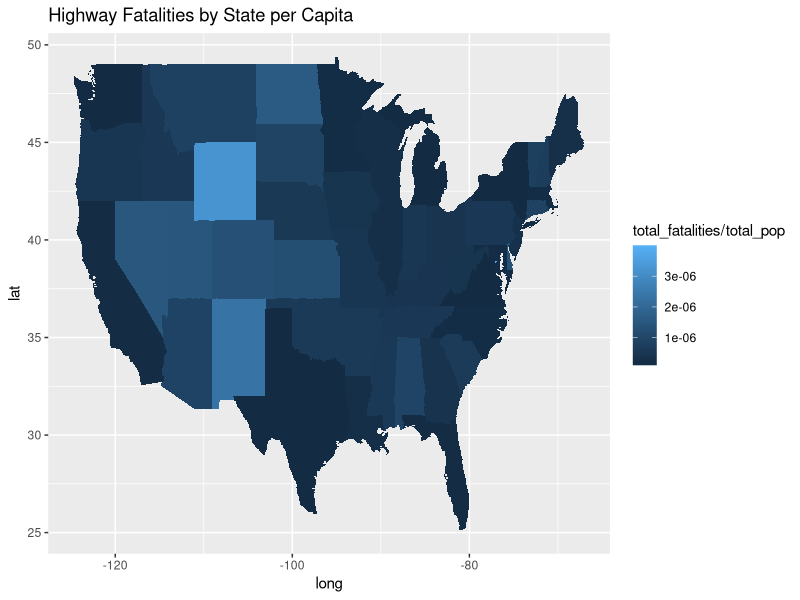
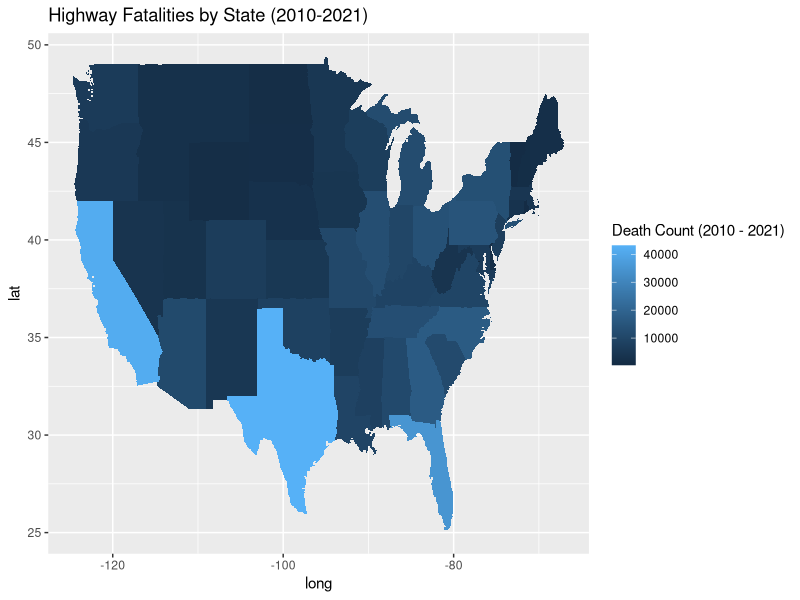
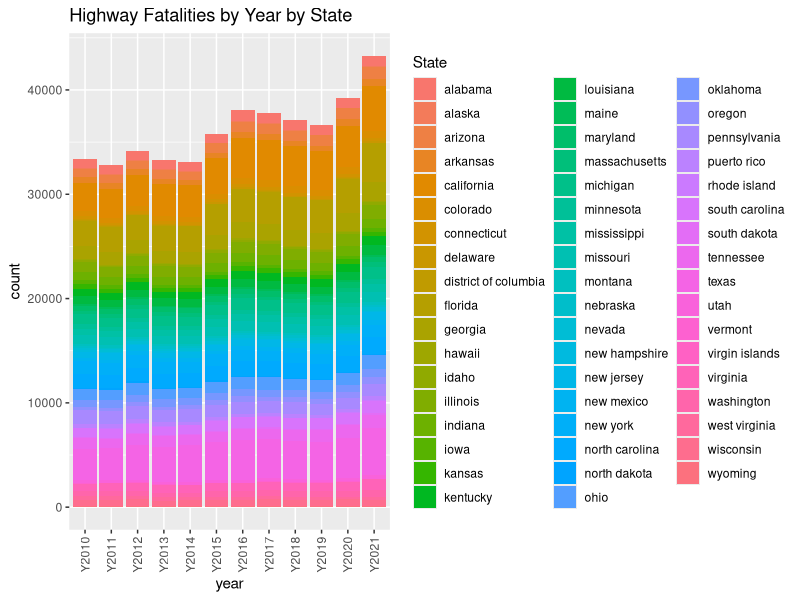
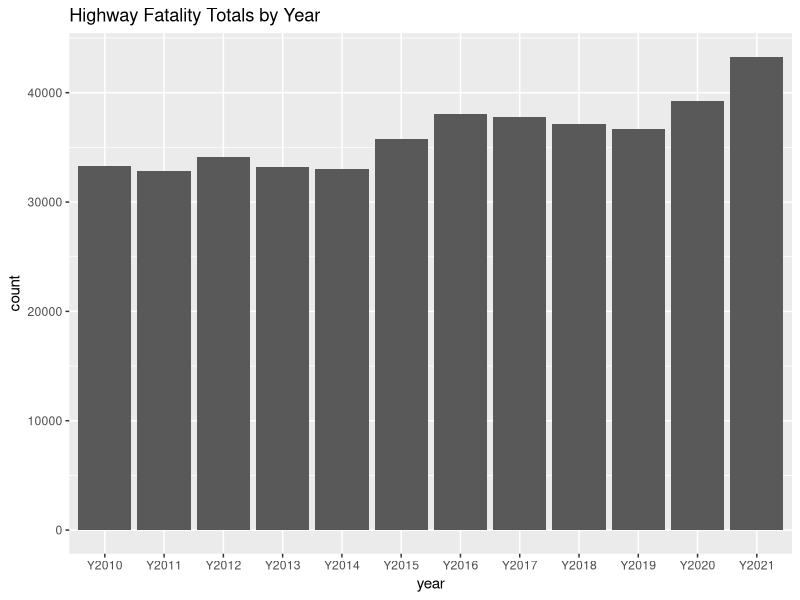
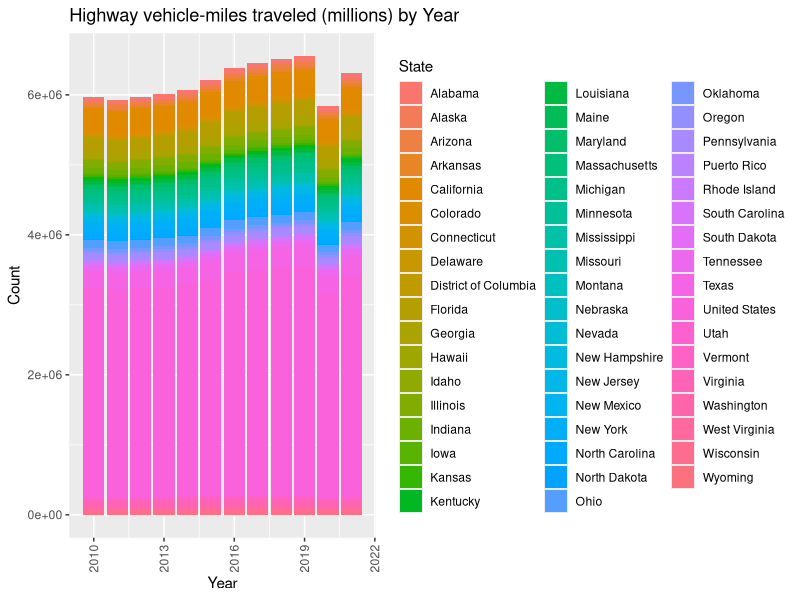
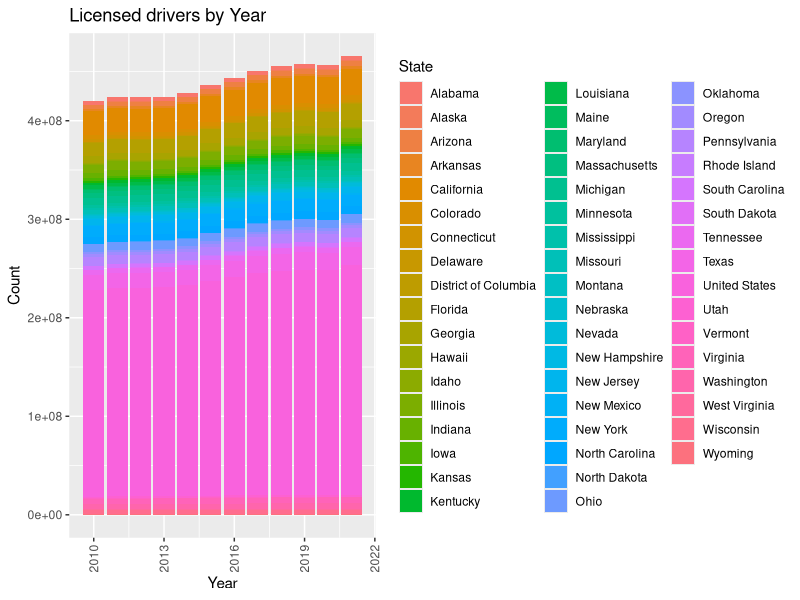
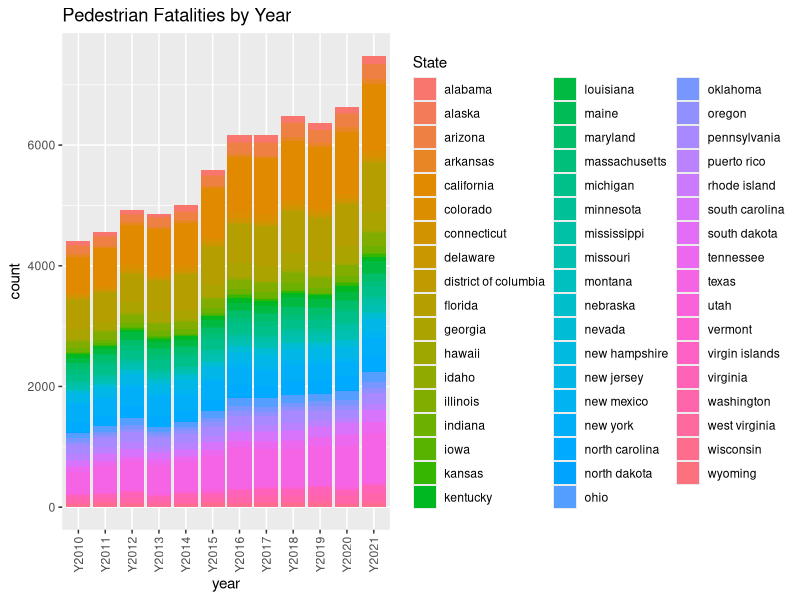
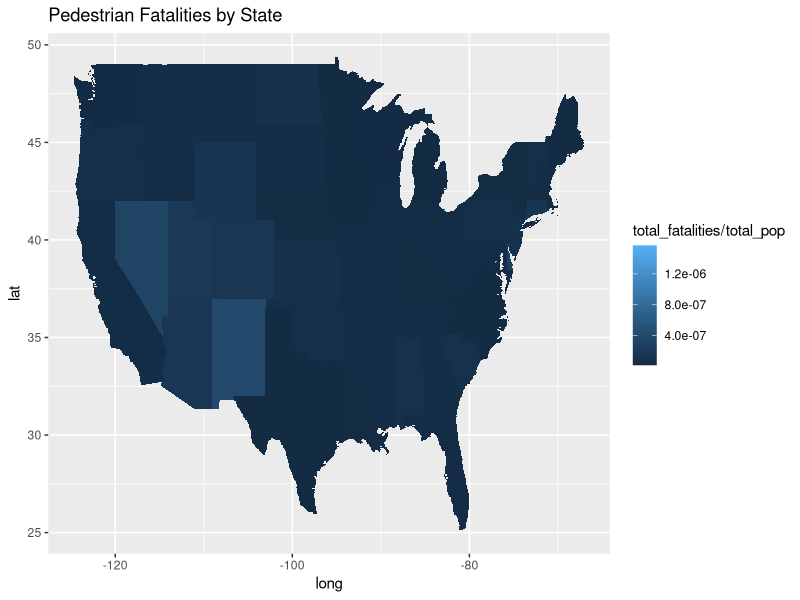

Write the R code that produced these figures, in order.
## ---- chunk 1
knitr::opts_chunk$set(echo = TRUE)
library(tidyverse)
library(dplyr)
## ---- chunk 2
# Datasets being used
hw <- read.csv("hw_fatal.csv")
head(hw)
## ---- chunk 3
# information about data set
summary(hw)
## ---- chunk 4
statePop <- read.csv("state_populations_2010-2021.csv", col.names = c("State", "Y2010","Y2011","Y2012","Y2013","Y2014","Y2015","Y2016","Y2017","Y2018","Y2019","Y2020","Y2021"))
head(statePop)
## ---- chunk 5
# information about dataset
summary(statePop)
## ---- chunk 6

hw_travel <- read.csv("vehicles_traveled_licensed_drivers_2010_2021.csv", col.names = c("State", "Type", "Year", "Count"))
head(hw_travel)
## ---- chunk 7
# information about dataset
summary(hw_travel)
## ---- chunk 8
# Cleaning data

## Fixing empty column name for Fatality Type, and making year column names start with a character
hw <-  read.csv("hw_fatal.csv", col.names = c("State","FatalityType","Y2010","Y2011","Y2012","Y2013","Y2014","Y2015","Y2016","Y2017","Y2018","Y2019","Y2020","Y2021","TotalFatalities"))

## Creating a seocnd dataset where there the whole country collectively is not included (just states and territories individually)
states <- hw %>% filter(State != "United States")
states$State <- tolower(states$State) # making joining with the map easier later on
## ---- chunk 9
head(states)

## Parse the fatality by year as a number, and not a character.
states <- states %>%
    mutate (
        Y2010 = parse_number(Y2010),
        Y2011 = parse_number(Y2011),
        Y2012 = parse_number(Y2012),
        Y2013 = parse_number(Y2013),
        Y2014 = parse_number(Y2014),
        Y2015 = parse_number(Y2015),
        Y2016 = parse_number(Y2016),
        Y2017 = parse_number(Y2017),
        Y2018 = parse_number(Y2018),
        Y2019 = parse_number(Y2019),
        Y2020 = parse_number(Y2020),
        Y2021 = parse_number(Y2021),
        TotalFatalities = parse_number(TotalFatalities)
    )
## ---- chunk 10
# information about data set
summary(states)
## ---- chunk 11
# Aadhi

# Initializing maps
state_map <- map_data("state")

colnames(state_map)[5] <- "State"   # making join easier

states_year <- states %>%        # Organizing by year and the count a numeric to plot
  pivot_longer(cols = Y2010:Y2021, 
               names_to = "year", 
               values_to = "count") %>% 
  mutate(`count` = as.numeric(`count`))

states_pops <- statePop %>%        # Organizing by year and the count a numeric to plot
  pivot_longer(cols = Y2010:Y2021, 
               names_to = "year", 
               values_to = "population") %>% 
  mutate(`population` = as.numeric(`population`))


states_pops$State <- tolower(states_pops$State)

temp_states_old <- left_join(state_map, states_year, by = "State") # making df to plot
temp_states <- left_join(temp_states_old, states_pops, by = c("State", "year"))

# Roba
## Construct map of fatalality by year

state_map_year <- states %>% 
  pivot_longer(cols = Y2010:Y2021, 
               names_to = "year", 
               values_to = "count") %>% 
  mutate(`count` = as.numeric(`count`))

## ---- chunk 12

## Construct map of fatalality by state (Roba)

states$region <- tolower(states$State)
state_map2 <- map_data("state")
state_map2 <- states %>% left_join(state_map2, by="region")
head(state_map2)
## ---- chunk 13
# Overall highway fatalities by year and state
temp_states %>%
  filter(FatalityType == "Highway Fatalities") %>% 
  mutate(total_pop = sum(population), .by = State) %>%
  mutate(total_fatalities = TotalFatalities, .by = State) %>% 
  ggplot(aes(x = long, y = lat)) + 
  geom_polygon(aes(group = group, fill = total_fatalities / total_pop)) + 
  ggtitle("Highway Fatalities by State per Capita")

state_map2 %>% filter(FatalityType == "Highway Fatalities") %>% 
    mutate(total_fatalities = TotalFatalities, .by = State) %>%   
    ggplot(aes(x = long, y = lat)) + 
    geom_polygon(aes(group=group, fill = total_fatalities)) +
    scale_fill_continuous(name = "Death Count (2010 - 2021)") +
    ggtitle("Highway Fatalities by State (2010-2021)")

states_year %>% 
  filter(FatalityType == "Highway Fatalities") %>% 
  ggplot(aes(x = year, y = count, fill = State)) + 
  geom_col(space=1) + 
  ggtitle("Highway Fatalities by Year by State") +
  theme(axis.text.x = element_text(angle = 90, vjust = 0.5, hjust=1))

state_map_year %>% 
  filter(FatalityType == "Highway Fatalities") %>% 
  ggplot(aes(x = year, y = count)) + 
  geom_col() + 
  ggtitle("Highway Fatality Totals by Year")

## ---- chunk 14

# Show the number of combined highway vehicle miles traveled each year (2010-2021)
hw_travel %>% 
  filter(Type == "Highway vehicle-miles traveled (millions)") %>% 
  ggplot(aes(x = Year, y = Count, fill = State)) + 
  geom_col() + 
  ggtitle("Highway vehicle-miles traveled (millions) by Year") +
  theme(axis.text.x = element_text(angle = 90, vjust = 0.5, hjust=1)) 

# Show the number of total licensed drivers in the US by year
hw_travel %>% 
  filter(Type == "Licensed drivers") %>% 
  ggplot(aes(x = Year, y = Count, fill = State)) + 
  geom_col() + 
  ggtitle("Licensed drivers by Year") +
  theme(axis.text.x = element_text(angle = 90, vjust = 0.5, hjust=1)) 

## ---- chunk 15
# Aadhi

# Pedestrian Fatalities by Year
states_year %>% 
  filter(FatalityType == "Pedestrian Fatalities") %>% 
  ggplot(aes(x = year, y = count, fill = State)) + 
  geom_col() + 
  ggtitle("Pedestrian Fatalities by Year") +
  theme(axis.text.x = element_text(angle = 90, vjust = 0.5, hjust=1))

# Pedestrian Fatalities by State
temp_states %>% 
  filter(FatalityType == "Pedestrian Fatalities") %>% 
   mutate(total_pop = sum(population), .by = State) %>%
  mutate(total_fatalities = TotalFatalities, .by = State) %>% 
  ggplot(aes(x = long, y = lat)) + 
  geom_polygon(aes(group = group, fill = total_fatalities / total_pop)) + 
  ggtitle("Pedestrian Fatalities by State")

# Pedestrian Fatalities by State per capita
temp_states %>% 
  filter(FatalityType == "Pedestrian Fatalities") %>% 
  mutate(total_fatalities = TotalFatalities, .by = State) %>% 
  ggplot(aes(x = long, y = lat)) + 
  geom_polygon(aes(group = group, fill = total_fatalities)) + 
  ggtitle("Pedestrian Fatalities by State")



# Other Nonoccupant Fatalities by Year
states_year %>% 
  filter(FatalityType == "Other Nonoccupant Fatalities") %>% 
  ggplot(aes(x = year, y = count, fill = State)) + 
  geom_col() + 
  ggtitle("Other Nonoccupant Fatalities by Year") +
  theme(axis.text.x = element_text(angle = 90, vjust = 0.5, hjust=1))

# Other Nonoccupant Fatalities by State

temp_states %>% 
  filter(FatalityType == "Other Nonoccupant Fatalities") %>% 
  mutate(total_pop = sum(population), .by = State) %>%
  mutate(total_fatalities = TotalFatalities, .by = State) %>% 
  ggplot(aes(x = long, y = lat)) + 
  geom_polygon(aes(group = group, fill = total_fatalities / total_pop)) + 
  ggtitle("Other Nonoccupant Fatalities by State")

temp_states %>% 
  filter(FatalityType == "Other Nonoccupant Fatalities") %>% 
  mutate(total_fatalities = TotalFatalities, .by = State) %>% 
  ggplot(aes(x = long, y = lat)) + 
  geom_polygon(aes(group = group, fill = total_fatalities)) + 
  ggtitle("Other Nonoccupant Fatalities by State")

# Other Vehicle Fatalities by Year
states_year %>% 
  filter(FatalityType == "Other Vehicle Fatalities") %>% 
  ggplot(aes(x = year, y = count, fill = State)) + 
  geom_col() + 
  ggtitle("Other Vehicle Fatalities by Year") +
  theme(axis.text.x = element_text(angle = 90, vjust = 0.5, hjust=1))

# Other Vehicle Fatalities by State
temp_states %>% 
  filter(FatalityType == "Other Vehicle Fatalities") %>% 
  mutate(total_pop = sum(population), .by = State) %>%
  mutate(total_fatalities = TotalFatalities, .by = State) %>% 
  ggplot(aes(x = long, y = lat)) + 
  geom_polygon(aes(group = group, fill = total_fatalities / total_pop)) + 
  ggtitle("Other Vehicle Fatalities by State")

temp_states %>% 
  filter(FatalityType == "Other Vehicle Fatalities") %>% 
  mutate(total_fatalities = TotalFatalities, .by = State) %>% 
  ggplot(aes(x = long, y = lat)) + 
  geom_polygon(aes(group = group, fill = total_fatalities)) + 
  ggtitle("Other Vehicle Fatalities by State")
## ---- chunk 16
# Conor

# Pickup Truck Fatalities by Year (Conor)

states_year %>% 
  filter(FatalityType == "Pickup Truck Fatalities") %>% 
  ggplot(aes(x = year, y = count)) + 
  geom_col() + 
  ggtitle("Pickup Truck Fatalities by Year") +
  theme(axis.text.x = element_text(angle = 90, vjust = 0.5, hjust=1))
 
# Pickup Truck Fatalities by State (Conor)

temp_states %>% 
  filter(FatalityType == "Pickup Truck Fatalities") %>% 
  mutate(total_pop = sum(population), .by = State) %>%
  mutate(total_fatalities = TotalFatalities, .by = State) %>% 
  ggplot(aes(x = long, y = lat)) + 
  geom_polygon(aes(group = group, fill = total_fatalities / total_pop)) + 
  ggtitle("Pickup Truck Fatalities by State")

temp_states %>% 
  filter(FatalityType == "Pickup Truck Fatalities") %>% 
  mutate(total_fatalities = TotalFatalities, .by = State) %>% 
  ggplot(aes(x = long, y = lat)) + 
  geom_polygon(aes(group = group, fill = total_fatalities)) + 
  ggtitle("Pickup Truck Fatalities by State")

# Van Fatalities by Year (Conor)

states_year %>% 
  filter(FatalityType == "Van Fatalities") %>% 
  ggplot(aes(x = year, y = count)) + 
  geom_col() + 
  ggtitle("Van Fatalities by Year") +
  theme(axis.text.x = element_text(angle = 90, vjust = 0.5, hjust=1))

# Van Fatalities by State (Conor)

temp_states %>% 
  filter(FatalityType == "Van Fatalities") %>% 
  mutate(total_pop = sum(population), .by = State) %>%
  mutate(total_fatalities = TotalFatalities, .by = State) %>% 
  ggplot(aes(x = long, y = lat)) + 
  geom_polygon(aes(group = group, fill = total_fatalities / total_pop)) + 
  ggtitle("Van Fatalities by State")

temp_states %>% 
  filter(FatalityType == "Van Fatalities") %>% 
  mutate(total_fatalities = TotalFatalities, .by = State) %>% 
  ggplot(aes(x = long, y = lat)) + 
  geom_polygon(aes(group = group, fill = total_fatalities)) + 
  ggtitle("Van Fatalities by State")

# Other Light Truck Fatalities by Year (Conor)

states_year %>% 
  filter(FatalityType == "Other Light Truck Fatalities") %>% 
  ggplot(aes(x = year, y = count)) + 
  geom_col() + 
  ggtitle("Other Light Truck Fatalities by Year") +
  theme(axis.text.x = element_text(angle = 90, vjust = 0.5, hjust=1))

# Other Light Truck Fatalities by State (Conor)

temp_states %>% 
  filter(FatalityType == "Other Light Truck Fatalities") %>% 
  mutate(total_pop = sum(population), .by = State) %>% 
  mutate(total_fatalities = TotalFatalities, .by = State) %>% 
  ggplot(aes(x = long, y = lat)) + 
  geom_polygon(aes(group = group, fill = total_fatalities / total_pop)) + 
  ggtitle("Other Light Truck Fatalities by State")

temp_states %>% 
  filter(FatalityType == "Other Light Truck Fatalities") %>% 
  mutate(total_fatalities = TotalFatalities, .by = State) %>% 
  ggplot(aes(x = long, y = lat)) + 
  geom_polygon(aes(group = group, fill = total_fatalities)) + 
  ggtitle("Other Light Truck Fatalities by State")

# Motorcycle Fatalities by Year (Conor)

states_year %>% 
  filter(FatalityType == "Motorcycle Fatalities") %>% 
  ggplot(aes(x = year, y = count)) + 
  geom_col() + 
  ggtitle("Motorcycle Fatalities by Year") +
  theme(axis.text.x = element_text(angle = 90, vjust = 0.5, hjust=1))

# Motorcycle Fatalities by State (Conor)

temp_states %>% 
  filter(FatalityType == "Motorcycle Fatalities") %>% 
  mutate(total_pop = sum(population), .by = State) %>%
  mutate(total_fatalities = TotalFatalities, .by = State) %>% 
  ggplot(aes(x = long, y = lat)) + 
  geom_polygon(aes(group = group, fill = total_fatalities / total_pop)) + 
  ggtitle("Motorcycle Fatalities by State")

temp_states %>% 
  filter(FatalityType == "Motorcycle Fatalities") %>% 
  mutate(total_fatalities = TotalFatalities, .by = State) %>% 
  ggplot(aes(x = long, y = lat)) + 
  geom_polygon(aes(group = group, fill = total_fatalities)) + 
  ggtitle("Motorcycle Fatalities by State")


## ---- chunk 17
# Daniel

# Bus Fatalities by year per state
states_year %>% 
  filter(FatalityType == "Bus Fatalities") %>% 
  ggplot(aes(x = year, y = count, fill = State)) + 
  geom_col(space=1) + 
  ggtitle("Bus Fatalities by Year") +
  theme(axis.text.x = element_text(angle = 90, vjust = 0.5, hjust=1))

temp_states %>%
  filter(FatalityType == "Bus Fatalities") %>% 
  mutate(total_pop = sum(population), .by = State) %>%
  mutate(total_fatalities = TotalFatalities, .by = State) %>% 
  ggplot(aes(x = long, y = lat)) + 
  geom_polygon(aes(group = group, fill = total_fatalities / total_pop)) + 
  ggtitle("Bus Fatalities by State")

temp_states %>%
  filter(FatalityType == "Bus Fatalities") %>% 
  mutate(total_fatalities = TotalFatalities, .by = State) %>% 
  ggplot(aes(x = long, y = lat)) + 
  geom_polygon(aes(group = group, fill = total_fatalities)) + 
  ggtitle("Bus Fatalities by State")


# Large Truck Fatalities by year per state
states_year %>% 
  filter(FatalityType == "Large Truck Fatalities") %>% 
  ggplot(aes(x = year, y = count, fill = State)) + 
  geom_col(space=1) + 
  ggtitle("Large Truck Fatalities by Year") +
  theme(axis.text.x = element_text(angle = 90, vjust = 0.5, hjust=1))

temp_states %>%
  filter(FatalityType == "Large Truck Fatalities") %>% 
  mutate(total_pop = sum(population), .by = State) %>%
  mutate(total_fatalities = TotalFatalities, .by = State) %>% 
  ggplot(aes(x = long, y = lat)) + 
  geom_polygon(aes(group = group, fill = total_fatalities / total_pop)) + 
  ggtitle("Large Truck Fatalities by State")

temp_states %>%
  filter(FatalityType == "Large Truck Fatalities") %>% 
  mutate(total_fatalities = TotalFatalities, .by = State) %>% 
  ggplot(aes(x = long, y = lat)) + 
  geom_polygon(aes(group = group, fill = total_fatalities)) + 
  ggtitle("Large Truck Fatalities by State")

# Pedalcyclist Fatalities by year per state
states_year %>% 
  filter(FatalityType == "Pedalcyclist Fatalities") %>% 
  ggplot(aes(x = year, y = count, fill = State)) + 
  geom_col(space=1) + 
  ggtitle("Pedalcyclist Fatalities by Year") +
  theme(axis.text.x = element_text(angle = 90, vjust = 0.5, hjust=1))

temp_states %>%
  filter(FatalityType == "Pedalcyclist Fatalities") %>% 
  mutate(total_pop = sum(population), .by = State) %>%
  mutate(total_fatalities = TotalFatalities, .by = State) %>% 
  ggplot(aes(x = long, y = lat)) + 
  geom_polygon(aes(group = group, fill = total_fatalities / total_pop)) + 
  ggtitle("Pedalcyclist Fatalities by State per Capita")

temp_states %>%
  filter(FatalityType == "Pedalcyclist Fatalities") %>% 
  mutate(total_fatalities = TotalFatalities, .by = State) %>% 
  ggplot(aes(x = long, y = lat)) + 
  geom_polygon(aes(group = group, fill = total_fatalities)) + 
  ggtitle("Pedalcyclist Fatalities by State")

## ---- chunk 18
# Roba
  
temp_states %>%
  filter(FatalityType == "Passenger Car Fatalities") %>% 
  mutate(total_pop = sum(population), .by = State) %>%
  mutate(total_fatalities = TotalFatalities, .by = State) %>% 
  ggplot(aes(x = long, y = lat)) + 
  geom_polygon(aes(group = group, fill = total_fatalities / total_pop)) + 
  ggtitle("Passenger Car Fatalities by State per Capita")

state_map2 %>% filter(FatalityType == "Passenger Car Fatalities") %>%
    mutate(total_fatalities = TotalFatalities, .by = State) %>%    
    ggplot(aes(x = long, y = lat)) + 
    geom_polygon(aes(group=group, fill = total_fatalities)) +
    scale_fill_continuous(name = "Death Count (2010 - 2021)") +
    ggtitle("Passenger Car Fatalities by State")

temp_states %>%
  filter(FatalityType == "SUV Fatalities") %>% 
  mutate(total_pop = sum(population), .by = State) %>%
  mutate(total_fatalities = TotalFatalities, .by = State) %>% 
  ggplot(aes(x = long, y = lat)) + 
  geom_polygon(aes(group = group, fill = total_fatalities / total_pop)) + 
  ggtitle("SUV Fatalities by State per Capita")

state_map2 %>% filter(FatalityType == "SUV Fatalities") %>% 
    mutate(total_fatalities = TotalFatalities, .by = State) %>%    
    ggplot(aes(x = long, y = lat)) + 
    geom_polygon(aes(group=group, fill = total_fatalities)) +
    scale_fill_continuous(name = "Death Count (2010 - 2021)") +
    ggtitle("SUV Fatalities by State")

state_map_year %>% 
  filter(FatalityType == "Passenger Car Fatalities") %>% 
  ggplot(aes(x = year, y = count)) + 
  geom_col() + 
  ggtitle("Passenger Car Fatalities by Year")

state_map_year %>% 
  filter(FatalityType == "SUV Fatalities") %>% 
  ggplot(aes(x = year, y = count)) + 
  geom_col() + 
  ggtitle("SUV Fatalities by Year")

state_map2 %>% filter(FatalityType == "Other Nonoccupant Fatalities") %>% 
    mutate(total_fatalities = TotalFatalities, .by = State) %>%    
    ggplot(aes(x = long, y = lat)) + 
    geom_polygon(aes(group=group, fill = total_fatalities)) +
    scale_fill_continuous(name = "Death Count (2010 - 2021)") +
    ggtitle("Other Nonoccupant Fatalities by State")
## ---- chunk 19



